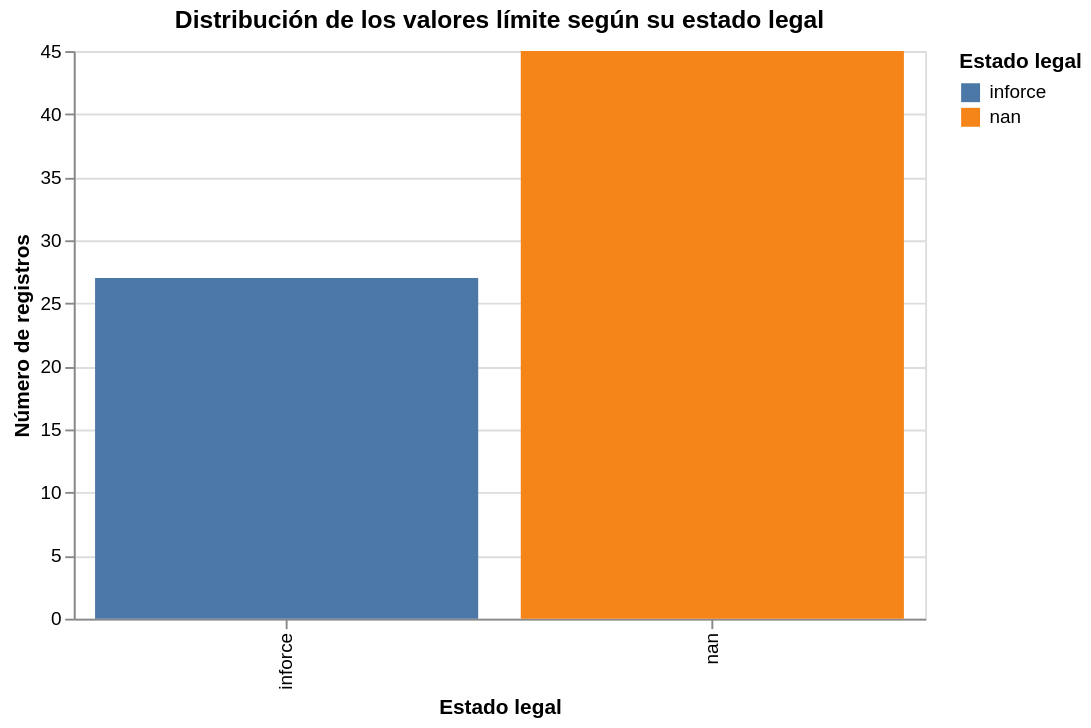

Write notebook code for a chart like this one.
### Code cell
##VISUALIZACIÓN 4 — Barras por estado legal

#Permite revisar cuántos valores límite están: en vigor, planificados, retirados, etc.

chart_status = alt.Chart(df_03).mark_bar().encode(
    x=alt.X("status:N", title="Estado legal"),
    y=alt.Y("count():Q", title="Número de registros"),
    color=alt.Color("status:N", title="Estado legal"),
    tooltip=["status:N", "count():Q"]
).properties(
    width=450,
    height=300,
    title="Distribución de los valores límite según su estado legal"
)

chart_status

### Figure 1 — Vega-Lite specification as saved in the notebook (floating-point values rounded to 4 significant figures)
{"$schema": "https://vega.github.io/schema/vega-lite/v5.20.1.json", "config": {"view": {"continuousHeight": 300, "continuousWidth": 300}}, "data": {"name": "data-5453dbda65843250310731f44913a2ff"}, "datasets": {"data-5453dbda65843250310731f44913a2ff": [{"areatype": "hospital", "explanation": "This is not a limit value but rather an Acoustic Quality Objective for existing urbanized areas", "limitvalue": 60, "limitvaluedefined": "yes", "limitvaluedefined_bool": true, "noiselevel": "day", "noiselevelindicator": "lday", "noiselimitreportid_identifier": "LR_ES_00_01", "noisesource": "allsources", "status": "inforce"}, {"areatype": "hospital", "explanation": "This is not a limit value but rather an Acoustic Quality Objective for existing urbanized areas", "limitvalue": 60, "limitvaluedefined": "yes", "limitvaluedefined_bool": true, "noiselevel": "evening", "noiselevelindicator": "levening", "noiselimitreportid_identifier": "LR_ES_00_01", "noisesource": "allsources", "status": "inforce"}, {"areatype": "hospital", "explanation": "This is not a limit value but rather an Acoustic Quality Objective for existing urbanized areas", "limitvalue": 50, "limitvaluedefined": "yes", "limitvaluedefined_bool": true, "noiselevel": "night", "noiselevelindicator": "lnight", "noiselimitreportid_identifier": "LR_ES_00_01", "noisesource": "allsources", "status": "inforce"}, {"areatype": "school", "explanation": "This is not a limit value but rather an Acoustic Quality Objective for existing urbanized areas", "limitvalue": 60, "limitvaluedefined": "yes", "limitvaluedefined_bool": true, "noiselevel": "day", "noiselevelindicator": "lday", "noiselimitreportid_identifier": "LR_ES_00_01", "noisesource": "allsources", "status": "inforce"}, {"areatype": "school", "explanation": "This is not a limit value but rather an Acoustic Quality Objective for existing urbanized areas", "limitvalue": 60, "limitvaluedefined": "yes", "limitvaluedefined_bool": true, "noiselevel": "evening", "noiselevelindicator": "levening", "noiselimitreportid_identifier": "LR_ES_00_01", "noisesource": "allsources", "status": "inforce"}, {"areatype": "school", "explanation": "This is not a limit value but rather an Acoustic Quality Objective for existing urbanized areas", "limitvalue": 50, "limitvaluedefined": "yes", "limitvaluedefined_bool": true, "noiselevel": "night", "noiselevelindicator": "lnight", "noiselimitreportid_identifier": "LR_ES_00_01", "noisesource": "allsources", "status": "inforce"}, {"areatype": "residentialexistinginfrastructure", "explanation": "This is not a limit value but rather an Acoustic Quality Objective for existing urbanized areas", "limitvalue": 65, "limitvaluedefined": "yes", "limitvaluedefined_bool": true, "noiselevel": "day", "noiselevelindicator": "lday", "noiselimitreportid_identifier": "LR_ES_00_01", "noisesource": "allsources", "status": "inforce"}, {"areatype": "residentialexistinginfrastructure", "explanation": "This is not a limit value but rather an Acoustic Quality Objective for existing urbanized areas", "limitvalue": 65, "limitvaluedefined": "yes", "limitvaluedefined_bool": true, "noiselevel": "evening", "noiselevelindicator": "levening", "noiselimitreportid_identifier": "LR_ES_00_01", "noisesource": "allsources", "status": "inforce"}, {"areatype": "residentialexistinginfrastructure", "explanation": "This is not a limit value but rather an Acoustic Quality Objective for existing urbanized areas", "limitvalue": 55, "limitvaluedefined": "yes", "limitvaluedefined_bool": true, "noiselevel": "night", "noiselevelindicator": "lnight", "noiselimitreportid_identifier": "LR_ES_00_01", "noisesource": "allsources", "status": "inforce"}, {"areatype": "hospital", "explanation": "This is not a limit value but rather an Acoustic Quality Objective for new urbanized areas.", "limitvalue": 55, "limitvaluedefined": "yes", "limitvaluedefined_bool": true, "noiselevel": "day", "noiselevelindicator": "lday", "noiselimitreportid_identifier": "LR_ES_00_02", "noisesource": "allsources", "status": "inforce"}, {"areatype": "hospital", "explanation": "This is not a limit value but rather an Acoustic Quality Objective for new urbanized areas.", "limitvalue": 55, "limitvaluedefined": "yes", "limitvaluedefined_bool": true, "noiselevel": "evening", "noiselevelindicator": "levening", "noiselimitreportid_identifier": "LR_ES_00_02", "noisesource": "allsources", "status": "inforce"}, {"areatype": "hospital", "explanation": "This is not a limit value but rather an Acoustic Quality Objective for new urbanized areas.", "limitvalue": 45, "limitvaluedefined": "yes", "limitvaluedefined_bool": true, "noiselevel": "night", "noiselevelindicator": "lnight", "noiselimitreportid_identifier": "LR_ES_00_02", "noisesource": "allsources", "status": "inforce"}, {"areatype": "school", "explanation": "This is not a limit value but rather an Acoustic Quality Objective for new urbanized areas.", "limitvalue": 55, "limitvaluedefined": "yes", "limitvaluedefined_bool": true, "noiselevel": "day", "noiselevelindicator": "lday", "noiselimitreportid_identifier": "LR_ES_00_02", "noisesource": "allsources", "status": "inforce"}, {"areatype": "school", "explanation": "This is not a limit value but rather an Acoustic Quality Objective for new urbanized areas.", "limitvalue": 55, "limitvaluedefined": "yes", "limitvaluedefined_bool": true, "noiselevel": "evening", "noiselevelindicator": "levening", "noiselimitreportid_identifier": "LR_ES_00_02", "noisesource": "allsources", "status": "inforce"}, {"areatype": "school", "explanation": "This is not a limit value but rather an Acoustic Quality Objective for new urbanized areas.", "limitvalue": 45, "limitvaluedefined": "yes", "limitvaluedefined_bool": true, "noiselevel": "night", "noiselevelindicator": "lnight", "noiselimitreportid_identifier": "LR_ES_00_02", "noisesource": "allsources", "status": "inforce"}, {"areatype": "residentialnewinfrastructure", "explanation": "This is not a limit value but rather an Acoustic Quality Objective for new urbanized areas.", "limitvalue": 60, "limitvaluedefined": "yes", "limitvaluedefined_bool": true, "noiselevel": "day", "noiselevelindicator": "lday", "noiselimitreportid_identifier": "LR_ES_00_02", "noisesource": "allsources", "status": "inforce"}, {"areatype": "residentialnewinfrastructure", "explanation": "This is not a limit value but rather an Acoustic Quality Objective for new urbanized areas.", "limitvalue": 60, "limitvaluedefined": "yes", "limitvaluedefined_bool": true, "noiselevel": "evening", "noiselevelindicator": "levening", "noiselimitreportid_identifier": "LR_ES_00_02", "noisesource": "allsources", "status": "inforce"}, {"areatype": "residentialnewinfrastructure", "explanation": "This is not a limit value but rather an Acoustic Quality Objective for new urbanized areas.", "limitvalue": 50, "limitvaluedefined": "yes", "limitvaluedefined_bool": true, "noiselevel": "night", "noiselevelindicator": "lnight", "noiselimitreportid_identifier": "LR_ES_00_02", "noisesource": "allsources", "status": "inforce"}, {"areatype": "hospital", "explanation": "This noise limit value applies to all new infrastructure, not only to majors.", "limitvalue": 55, "limitvaluedefined": "yes", "limitvaluedefined_bool": true, "noiselevel": "day", "noiselevelindicator": "lday", "noiselimitreportid_identifier": "LR_ES_00_03", "noisesource": "majorallsources", "status": "inforce"}, {"areatype": "hospital", "explanation": "This noise limit value applies to all new infrastructure, not only to majors.", "limitvalue": 55, "limitvaluedefined": "yes", "limitvaluedefined_bool": true, "noiselevel": "evening", "noiselevelindicator": "levening", "noiselimitreportid_identifier": "LR_ES_00_03", "noisesource": "majorallsources", "status": "inforce"}, {"areatype": "hospital", "explanation": "This noise limit value applies to all new infrastructure, not only to majors.", "limitvalue": 45, "limitvaluedefined": "yes", "limitvaluedefined_bool": true, "noiselevel": "night", "noiselevelindicator": "lnight", "noiselimitreportid_identifier": "LR_ES_00_03", "noisesource": "majorallsources", "status": "inforce"}, {"areatype": "school", "explanation": "This noise limit value applies to all new infrastructure, not only to majors.", "limitvalue": 55, "limitvaluedefined": "yes", "limitvaluedefined_bool": true, "noiselevel": "day", "noiselevelindicator": "lday", "noiselimitreportid_identifier": "LR_ES_00_03", "noisesource": "majorallsources", "status": "inforce"}, {"areatype": "school", "explanation": "This noise limit value applies to all new infrastructure, not only to majors.", "limitvalue": 55, "limitvaluedefined": "yes", "limitvaluedefined_bool": true, "noiselevel": "evening", "noiselevelindicator": "levening", "noiselimitreportid_identifier": "LR_ES_00_03", "noisesource": "majorallsources", "status": "inforce"}, {"areatype": "school", "explanation": "This noise limit value applies to all new infrastructure, not only to majors.", "limitvalue": 45, "limitvaluedefined": "yes", "limitvaluedefined_bool": true, "noiselevel": "night", "noiselevelindicator": "lnight", "noiselimitreportid_identifier": "LR_ES_00_03", "noisesource": "majorallsources", "status": "inforce"}, {"areatype": "residentialexistinginfrastructure", "explanation": "This noise limit value applies to all new infrastructure, not only to majors.", "limitvalue": 60, "limitvaluedefined": "yes", "limitvaluedefined_bool": true, "noiselevel": "day", "noiselevelindicator": "lday", "noiselimitreportid_identifier": "LR_ES_00_03", "noisesource": "majorallsources", "status": "inforce"}, {"areatype": "residentialexistinginfrastructure", "explanation": "This noise limit value applies to all new infrastructure, not only to majors.", "limitvalue": 60, "limitvaluedefined": "yes", "limitvaluedefined_bool": true, "noiselevel": "evening", "noiselevelindicator": "levening", "noiselimitreportid_identifier": "LR_ES_00_03", "noisesource": "majorallsources", "status": "inforce"}, {"areatype": "residentialexistinginfrastructure", "explanation": "This noise limit value applies to all new infrastructure, not only to majors.", "limitvalue": 50, "limitvaluedefined": "yes", "limitvaluedefined_bool": true, "noiselevel": "night", "noiselevelindicator": "lnight", "noiselimitreportid_identifier": "LR_ES_00_03", "noisesource": "majorallsources", "status": "inforce"}, {"areatype": "nan", "explanation": "nan", "limitvalue": null, "limitvaluedefined": "nan", "limitvaluedefined_bool": null, "noiselevel": "nan", "noiselevelindicator": "nan", "noiselimitreportid_identifier": null, "noisesource": "nan", "status": "nan"}, {"areatype": "nan", "explanation": "nan", "limitvalue": null, "limitvaluedefined": "nan", "limitvaluedefined_bool": null, "noiselevel": "nan", "noiselevelindicator": "nan", "noiselimitreportid_identifier": null, "noisesource": "nan", "status": "nan"}, {"areatype": "nan", "explanation": "nan", "limitvalue": null, "limitvaluedefined": "nan", "limitvaluedefined_bool": null, "noiselevel": "nan", "noiselevelindicator": "nan", "noiselimitreportid_identifier": null, "noisesource": "nan", "status": "nan"}, {"areatype": "nan", "explanation": "nan", "limitvalue": null, "limitvaluedefined": "nan", "limitvaluedefined_bool": null, "noiselevel": "nan", "noiselevelindicator": "nan", "noiselimitreportid_identifier": null, "noisesource": "nan", "status": "nan"}, {"areatype": "nan", "explanation": "nan", "limitvalue": null, "limitvaluedefined": "nan", "limitvaluedefined_bool": null, "noiselevel": "nan", "noiselevelindicator": "nan", "noiselimitreportid_identifier": null, "noisesource": "nan", "status": "nan"}, {"areatype": "nan", "explanation": "nan", "limitvalue": null, "limitvaluedefined": "nan", "limitvaluedefined_bool": null, "noiselevel": "nan", "noiselevelindicator": "nan", "noiselimitreportid_identifier": null, "noisesource": "nan", "status": "nan"}, {"areatype": "nan", "explanation": "nan", "limitvalue": null, "limitvaluedefined": "nan", "limitvaluedefined_bool": null, "noiselevel": "nan", "noiselevelindicator": "nan", "noiselimitreportid_identifier": null, "noisesource": "nan", "status": "nan"}, {"areatype": "nan", "explanation": "nan", "limitvalue": null, "limitvaluedefined": "nan", "limitvaluedefined_bool": null, "noiselevel": "nan", "noiselevelindicator": "nan", "noiselimitreportid_identifier": null, "noisesource": "nan", "status": "nan"}, {"areatype": "nan", "explanation": "nan", "limitvalue": null, "limitvaluedefined": "nan", "limitvaluedefined_bool": null, "noiselevel": "nan", "noiselevelindicator": "nan", "noiselimitreportid_identifier": null, "noisesource": "nan", "status": "nan"}, {"areatype": "nan", "explanation": "nan", "limitvalue": null, "limitvaluedefined": "nan", "limitvaluedefined_bool": null, "noiselevel": "nan", "noiselevelindicator": "nan", "noiselimitreportid_identifier": null, "noisesource": "nan", "status": "nan"}, {"areatype": "nan", "explanation": "nan", "limitvalue": null, "limitvaluedefined": "nan", "limitvaluedefined_bool": null, "noiselevel": "nan", "noiselevelindicator": "nan", "noiselimitreportid_identifier": null, "noisesource": "nan", "status": "nan"}, {"areatype": "nan", "explanation": "nan", "limitvalue": null, "limitvaluedefined": "nan", "limitvaluedefined_bool": null, "noiselevel": "nan", "noiselevelindicator": "nan", "noiselimitreportid_identifier": null, "noisesource": "nan", "status": "nan"}, {"areatype": "nan", "explanation": "nan", "limitvalue": null, "limitvaluedefined": "nan", "limitvaluedefined_bool": null, "noiselevel": "nan", "noiselevelindicator": "nan", "noiselimitreportid_identifier": null, "noisesource": "nan", "status": "nan"}, {"areatype": "nan", "explanation": "nan", "limitvalue": null, "limitvaluedefined": "nan", "limitvaluedefined_bool": null, "noiselevel": "nan", "noiselevelindicator": "nan", "noiselimitreportid_identifier": null, "noisesource": "nan", "status": "nan"}, {"areatype": "nan", "explanation": "nan", "limitvalue": null, "limitvaluedefined": "nan", "limitvaluedefined_bool": null, "noiselevel": "nan", "noiselevelindicator": "nan", "noiselimitreportid_identifier": null, "noisesource": "nan", "status": "nan"}, {"areatype": "nan", "explanation": "nan", "limitvalue": null, "limitvaluedefined": "nan", "limitvaluedefined_bool": null, "noiselevel": "nan", "noiselevelindicator": "nan", "noiselimitreportid_identifier": null, "noisesource": "nan", "status": "nan"}, {"areatype": "nan", "explanation": "nan", "limitvalue": null, "limitvaluedefined": "nan", "limitvaluedefined_bool": null, "noiselevel": "nan", "noiselevelindicator": "nan", "noiselimitreportid_identifier": null, "noisesource": "nan", "status": "nan"}, {"areatype": "nan", "explanation": "nan", "limitvalue": null, "limitvaluedefined": "nan", "limitvaluedefined_bool": null, "noiselevel": "nan", "noiselevelindicator": "nan", "noiselimitreportid_identifier": null, "noisesource": "nan", "status": "nan"}, {"areatype": "nan", "explanation": "nan", "limitvalue": null, "limitvaluedefined": "nan", "limitvaluedefined_bool": null, "noiselevel": "nan", "noiselevelindicator": "nan", "noiselimitreportid_identifier": null, "noisesource": "nan", "status": "nan"}, {"areatype": "nan", "explanation": "nan", "limitvalue": null, "limitvaluedefined": "nan", "limitvaluedefined_bool": null, "noiselevel": "nan", "noiselevelindicator": "nan", "noiselimitreportid_identifier": null, "noisesource": "nan", "status": "nan"}, {"areatype": "nan", "explanation": "nan", "limitvalue": null, "limitvaluedefined": "nan", "limitvaluedefined_bool": null, "noiselevel": "nan", "noiselevelindicator": "nan", "noiselimitreportid_identifier": null, "noisesource": "nan", "status": "nan"}, {"areatype": "nan", "explanation": "nan", "limitvalue": null, "limitvaluedefined": "nan", "limitvaluedefined_bool": null, "noiselevel": "nan", "noiselevelindicator": "nan", "noiselimitreportid_identifier": null, "noisesource": "nan", "status": "nan"}, {"areatype": "nan", "explanation": "nan", "limitvalue": null, "limitvaluedefined": "nan", "limitvaluedefined_bool": null, "noiselevel": "nan", "noiselevelindicator": "nan", "noiselimitreportid_identifier": null, "noisesource": "nan", "status": "nan"}, {"areatype": "nan", "explanation": "nan", "limitvalue": null, "limitvaluedefined": "nan", "limitvaluedefined_bool": null, "noiselevel": "nan", "noiselevelindicator": "nan", "noiselimitreportid_identifier": null, "noisesource": "nan", "status": "nan"}, {"areatype": "nan", "explanation": "nan", "limitvalue": null, "limitvaluedefined": "nan", "limitvaluedefined_bool": null, "noiselevel": "nan", "noiselevelindicator": "nan", "noiselimitreportid_identifier": null, "noisesource": "nan", "status": "nan"}, {"areatype": "nan", "explanation": "nan", "limitvalue": null, "limitvaluedefined": "nan", "limitvaluedefined_bool": null, "noiselevel": "nan", "noiselevelindicator": "nan", "noiselimitreportid_identifier": null, "noisesource": "nan", "status": "nan"}, {"areatype": "nan", "explanation": "nan", "limitvalue": null, "limitvaluedefined": "nan", "limitvaluedefined_bool": null, "noiselevel": "nan", "noiselevelindicator": "nan", "noiselimitreportid_identifier": null, "noisesource": "nan", "status": "nan"}, {"areatype": "nan", "explanation": "nan", "limitvalue": null, "limitvaluedefined": "nan", "limitvaluedefined_bool": null, "noiselevel": "nan", "noiselevelindicator": "nan", "noiselimitreportid_identifier": null, "noisesource": "nan", "status": "nan"}, {"areatype": "nan", "explanation": "nan", "limitvalue": null, "limitvaluedefined": "nan", "limitvaluedefined_bool": null, "noiselevel": "nan", "noiselevelindicator": "nan", "noiselimitreportid_identifier": null, "noisesource": "nan", "status": "nan"}, {"areatype": "nan", "explanation": "nan", "limitvalue": null, "limitvaluedefined": "nan", "limitvaluedefined_bool": null, "noiselevel": "nan", "noiselevelindicator": "nan", "noiselimitreportid_identifier": null, "noisesource": "nan", "status": "nan"}, {"areatype": "nan", "explanation": "nan", "limitvalue": null, "limitvaluedefined": "nan", "limitvaluedefined_bool": null, "noiselevel": "nan", "noiselevelindicator": "nan", "noiselimitreportid_identifier": null, "noisesource": "nan", "status": "nan"}, {"areatype": "nan", "explanation": "nan", "limitvalue": null, "limitvaluedefined": "nan", "limitvaluedefined_bool": null, "noiselevel": "nan", "noiselevelindicator": "nan", "noiselimitreportid_identifier": null, "noisesource": "nan", "status": "nan"}, {"areatype": "nan", "explanation": "nan", "limitvalue": null, "limitvaluedefined": "nan", "limitvaluedefined_bool": null, "noiselevel": "nan", "noiselevelindicator": "nan", "noiselimitreportid_identifier": null, "noisesource": "nan", "status": "nan"}, {"areatype": "nan", "explanation": "nan", "limitvalue": null, "limitvaluedefined": "nan", "limitvaluedefined_bool": null, "noiselevel": "nan", "noiselevelindicator": "nan", "noiselimitreportid_identifier": null, "noisesource": "nan", "status": "nan"}, {"areatype": "nan", "explanation": "nan", "limitvalue": null, "limitvaluedefined": "nan", "limitvaluedefined_bool": null, "noiselevel": "nan", "noiselevelindicator": "nan", "noiselimitreportid_identifier": null, "noisesource": "nan", "status": "nan"}, {"areatype": "nan", "explanation": "nan", "limitvalue": null, "limitvaluedefined": "nan", "limitvaluedefined_bool": null, "noiselevel": "nan", "noiselevelindicator": "nan", "noiselimitreportid_identifier": null, "noisesource": "nan", "status": "nan"}, {"areatype": "nan", "explanation": "nan", "limitvalue": null, "limitvaluedefined": "nan", "limitvaluedefined_bool": null, "noiselevel": "nan", "noiselevelindicator": "nan", "noiselimitreportid_identifier": null, "noisesource": "nan", "status": "nan"}, {"areatype": "nan", "explanation": "nan", "limitvalue": null, "limitvaluedefined": "nan", "limitvaluedefined_bool": null, "noiselevel": "nan", "noiselevelindicator": "nan", "noiselimitreportid_identifier": null, "noisesource": "nan", "status": "nan"}, {"areatype": "nan", "explanation": "nan", "limitvalue": null, "limitvaluedefined": "nan", "limitvaluedefined_bool": null, "noiselevel": "nan", "noiselevelindicator": "nan", "noiselimitreportid_identifier": null, "noisesource": "nan", "status": "nan"}, {"areatype": "nan", "explanation": "nan", "limitvalue": null, "limitvaluedefined": "nan", "limitvaluedefined_bool": null, "noiselevel": "nan", "noiselevelindicator": "nan", "noiselimitreportid_identifier": null, "noisesource": "nan", "status": "nan"}, {"areatype": "nan", "explanation": "nan", "limitvalue": null, "limitvaluedefined": "nan", "limitvaluedefined_bool": null, "noiselevel": "nan", "noiselevelindicator": "nan", "noiselimitreportid_identifier": null, "noisesource": "nan", "status": "nan"}, {"areatype": "nan", "explanation": "nan", "limitvalue": null, "limitvaluedefined": "nan", "limitvaluedefined_bool": null, "noiselevel": "nan", "noiselevelindicator": "nan", "noiselimitreportid_identifier": null, "noisesource": "nan", "status": "nan"}, {"areatype": "nan", "explanation": "nan", "limitvalue": null, "limitvaluedefined": "nan", "limitvaluedefined_bool": null, "noiselevel": "nan", "noiselevelindicator": "nan", "noiselimitreportid_identifier": null, "noisesource": "nan", "status": "nan"}, {"areatype": "nan", "explanation": "nan", "limitvalue": null, "limitvaluedefined": "nan", "limitvaluedefined_bool": null, "noiselevel": "nan", "noiselevelindicator": "nan", "noiselimitreportid_identifier": null, "noisesource": "nan", "status": "nan"}, {"areatype": "nan", "explanation": "nan", "limitvalue": null, "limitvaluedefined": "nan", "limitvaluedefined_bool": null, "noiselevel": "nan", "noiselevelindicator": "nan", "noiselimitreportid_identifier": null, "noisesource": "nan", "status": "nan"}]}, "encoding": {"color": {"field": "status", "title": "Estado legal", "type": "nominal"}, "tooltip": [{"field": "status", "type": "nominal"}, {"aggregate": "count", "type": "quantitative"}], "x": {"field": "status", "title": "Estado legal", "type": "nominal"}, "y": {"aggregate": "count", "title": "Número de registros", "type": "quantitative"}}, "height": 300, "mark": {"type": "bar"}, "title": "Distribución de los valores límite según su estado legal", "width": 450}
